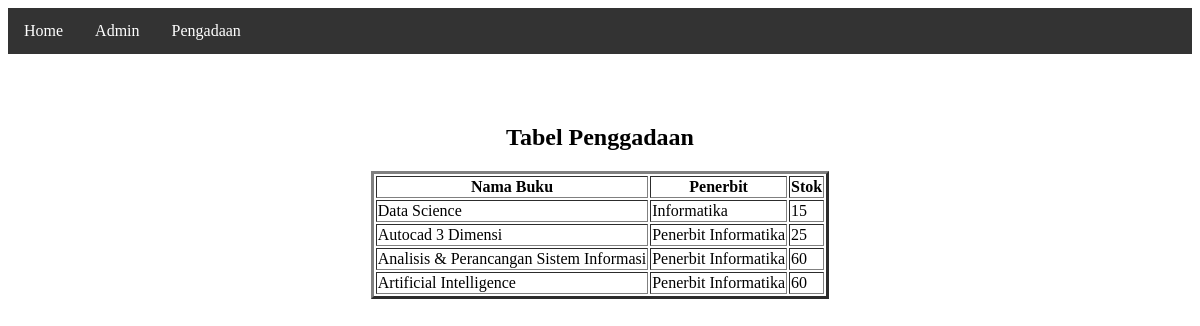
Page /pengadaan.php on the earlier database version.
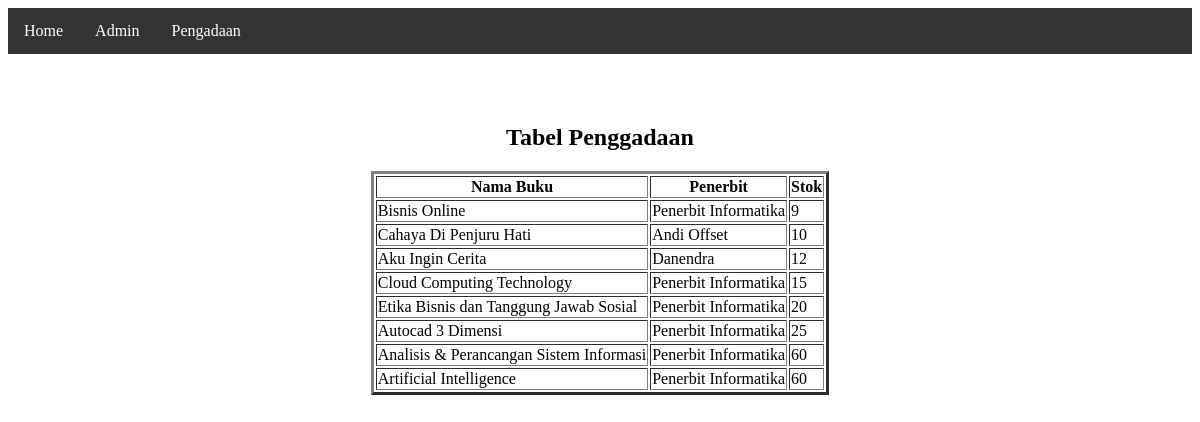
Same page on the later database version.
### tables this page shows
CREATE TABLE `buku` (
  `idBuku` varchar(255) NOT NULL,
  `kategori` varchar(255) NOT NULL,
  `namaBuku` varchar(255) NOT NULL,
  `harga` int(11) NOT NULL,
  `stok` int(11) NOT NULL,
  `penerbit` varchar(255) NOT NULL
);

### functions.php (called while the page is built, shortened)
<?php
$conn = mysqli_connect("localhost","root","","data");
function query($query){
    global $conn;
    $result = mysqli_query($conn, $query);
    $rows = [];
    while( $row = mysqli_fetch_assoc($result)){
        $rows[] = $row;
    }
    return $rows;
}
?>

### pengadaan.php (the view, shortened to what this page needs)
<?php
require 'functions.php';
$buku = query("SELECT * FROM buku ORDER BY stok ASC");
?>
<html>
    <head>
        <link rel="stylesheet" href="style/style.css">
    </head>
    <body>
        <ul>
            <li><a href="index.php">Home</a></li>
            <li><a href="admin.php">Admin</a></li>
            <li><a href="pengadaan.php">Pengadaan</a></li>
        </ul>
        <div class="container">
            <h2><center>Tabel Penggadaan</center></h2>
            <table border="3" class="center">
                <thead>
                    <tr>
                        <th>Nama Buku</th>
                        <th>Penerbit</th>
                        <th>Stok</th>
                    </tr>
                </thead>
                <tbody>
                    <?php foreach($buku as $row) : ?>
                    <tr>
                        <td><?= $row["namaBuku"]?></td>
                        <td><?= $row["penerbit"]?></td>
                        <td><?= $row["stok"]?></td>
                    </tr>
                <?php endforeach; ?>
                </tbody>
                </table>
        </div>
    </body>
</html>

Differences in the rows shown:
removed buku: namaBuku "Data Science", penerbit "Informatika", stok "15"
added buku: namaBuku "Bisnis Online", penerbit "Penerbit Informatika", stok "9"
added buku: namaBuku "Cahaya Di Penjuru Hati", penerbit "Andi Offset", stok "10"
added buku: namaBuku "Aku Ingin Cerita", penerbit "Danendra", stok "12"
added buku: namaBuku "Cloud Computing Technology", penerbit "Penerbit Informatika", stok "15"
added buku: namaBuku "Etika Bisnis dan Tanggung Jawab Sosial", penerbit "Penerbit Informatika", stok "20"
